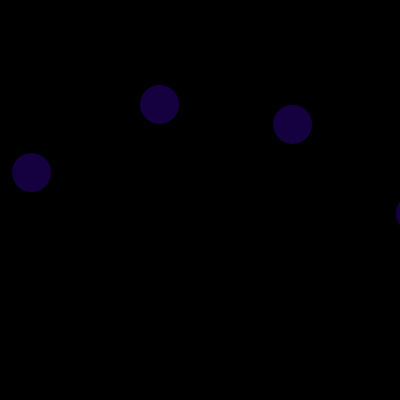
Frame 1 (no input)
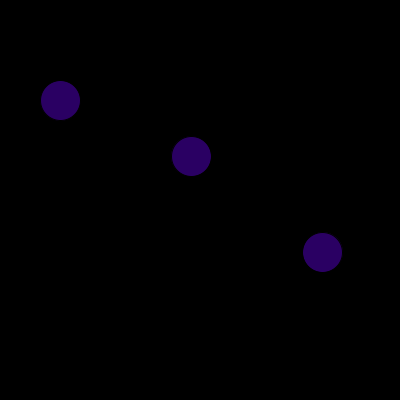
Frame 60 (the mouse pressed at the canvas centre just before this capture)
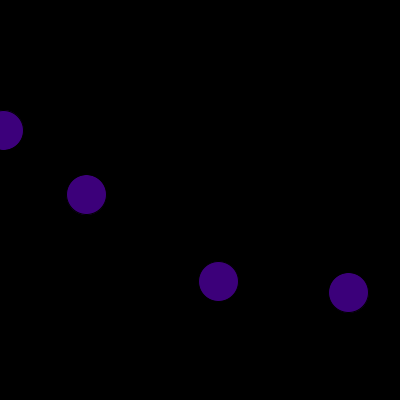
Frame 120 (the mouse held since frame 60 and released just before this capture)

The Processing sketch that drew these frames (run headless with seeded random() and noise(); from frame 60 on, the mouse is pressed at the canvas centre):

// Processing sketch: processing_121113
// ── processing_121113.pde

float counter =0;

void setup()
{ size(400,400);
colorMode(HSB,360,100,100);
}
void draw()
{
  background(0);
  translate(width/2,height/2);
  for(int i=0;i<10;i++)
  {
    pushMatrix();
    translate(cos(counter+i/3.0)*400,sin(counter+i)*100);
    float h =map(sin(counter),-1,1,250,270);
    float b = map(sin(counter),-1,1,0,50);
    fill(h,100,b);
    ellipse(0,0,40,40);
    counter += 0.001;
    popMatrix();
  }
}
